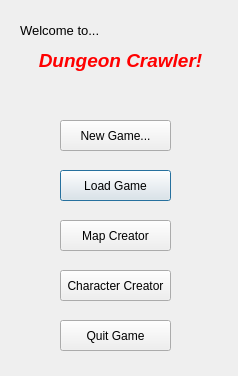
<?xml version="1.0" encoding="UTF-8"?>
<ui version="4.0">
 <class>SplashDialog</class>
 <widget class="QDialog" name="SplashDialog">
  <property name="geometry">
   <rect>
    <x>0</x>
    <y>0</y>
    <width>238</width>
    <height>376</height>
   </rect>
  </property>
  <property name="windowTitle">
   <string>Dungeon Crawler</string>
  </property>
  <widget class="QPushButton" name="loadButton">
   <property name="geometry">
    <rect>
     <x>60</x>
     <y>170</y>
     <width>111</width>
     <height>31</height>
    </rect>
   </property>
   <property name="text">
    <string>Load Game</string>
   </property>
  </widget>
  <widget class="QLabel" name="titleText">
   <property name="geometry">
    <rect>
     <x>10</x>
     <y>30</y>
     <width>221</width>
     <height>61</height>
    </rect>
   </property>
   <property name="text">
    <string>&lt;html&gt;&lt;head/&gt;&lt;body&gt;&lt;p align=&quot;center&quot;&gt;&lt;span style=&quot; font-size:14pt; font-weight:600; font-style:italic; color:#ff0000;&quot;&gt;Dungeon Crawler!&lt;/span&gt;&lt;/p&gt;&lt;/body&gt;&lt;/html&gt;</string>
   </property>
  </widget>
  <widget class="QPushButton" name="newButton">
   <property name="geometry">
    <rect>
     <x>60</x>
     <y>120</y>
     <width>111</width>
     <height>31</height>
    </rect>
   </property>
   <property name="text">
    <string>New Game...</string>
   </property>
  </widget>
  <widget class="QLabel" name="welcomeText">
   <property name="geometry">
    <rect>
     <x>20</x>
     <y>20</y>
     <width>91</width>
     <height>21</height>
    </rect>
   </property>
   <property name="text">
    <string>&lt;html&gt;&lt;head/&gt;&lt;body&gt;&lt;p&gt;&lt;span style=&quot; font-size:10pt;&quot;&gt;Welcome to...&lt;/span&gt;&lt;/p&gt;&lt;/body&gt;&lt;/html&gt;</string>
   </property>
  </widget>
  <widget class="QPushButton" name="mapButton">
   <property name="geometry">
    <rect>
     <x>60</x>
     <y>220</y>
     <width>111</width>
     <height>31</height>
    </rect>
   </property>
   <property name="text">
    <string>Map Creator</string>
   </property>
  </widget>
  <widget class="QPushButton" name="characterButton">
   <property name="geometry">
    <rect>
     <x>60</x>
     <y>270</y>
     <width>111</width>
     <height>31</height>
    </rect>
   </property>
   <property name="text">
    <string>Character Creator</string>
   </property>
  </widget>
  <widget class="QPushButton" name="quitButton">
   <property name="geometry">
    <rect>
     <x>60</x>
     <y>320</y>
     <width>111</width>
     <height>31</height>
    </rect>
   </property>
   <property name="text">
    <string>Quit Game</string>
   </property>
  </widget>
 </widget>
 <tabstops>
  <tabstop>newButton</tabstop>
  <tabstop>loadButton</tabstop>
  <tabstop>mapButton</tabstop>
 </tabstops>
 <resources/>
 <connections/>
</ui>
